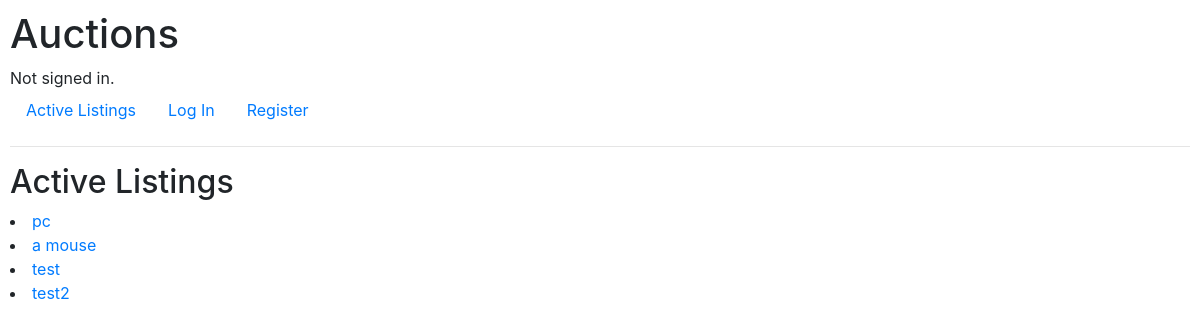
/, run on an earlier commit of the app's database.
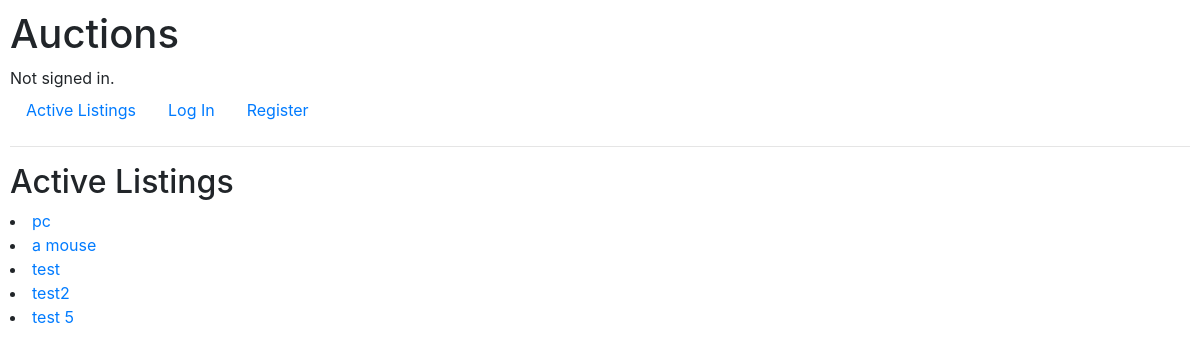
And on a later commit of the database.
### auctions/models.py (models this page shows, shortened)
class AuctionListing(models.Model):
    product = models.CharField(max_length=255)
    description = models.TextField(default="none")
    category = models.CharField(max_length=255)
    initial_price = models.PositiveIntegerField(default=0)
    sold = models.BooleanField(default=False)
    user = models.ForeignKey(User, on_delete=models.CASCADE)

### auctions/views.py (the view)
# urls.py: path("", views.index, name="index"),
def index(request):
    return render(request, "auctions/index.html", {
        "products": AuctionListing.objects.all()
    } )

### auctions/templates/auctions/index.html
{% extends "auctions/layout.html" %}
{% block body %}
    <h2>Active Listings</h2>
    {% for listing in products %}
        <li><a href="{% url 'listing_detail' listing.id %}">{{ listing.product }}</a> </li>
    {% endfor %}
{% endblock body%}

What changed in the data, as far as the page shows it:
added AuctionListing: product "test 5"
